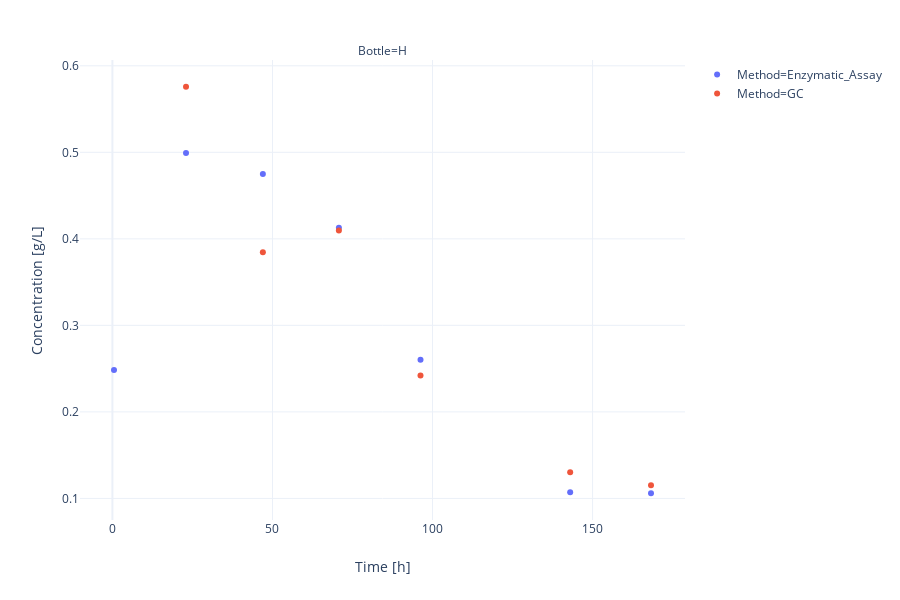

The code cell stored with this chart in its notebook:
### Markdown cell above
## Correlation between GC and Assays for Ethanol (multi-scatter)

### Code cell
fig = px.scatter(
    gc_vs_assays.reset_index(
    ).pipe(
        lambda df: df[(df.Quality == "EtOH") & (df.Unit == "g/L")]
    ), 
    x="Time",
    y="Value",
    color="Method",
    facet_col="Bottle",
    template="plotly_white",
    labels={
        "Time": "Time [h]",
        "Value": "Concentration [g/L]",
        "Quality": "Compound"
    }
)

pio.write_image(fig, str(results_path / 'assay-gc-correlation_eth.svg'))
fig

### Figure 1 — Plotly figure (JSON) as saved in the notebook; plotly's stock layout.template omitted (floating-point values rounded to 4 significant figures)
{"data": [{"hovertemplate": "Bottle=H<br>Method=Enzymatic_Assay<br>Time [h]=%{x}<br>Concentration [g/L]=%{y}<extra></extra>", "legendgroup": "Method=Enzymatic_Assay", "marker": {"color": "#636efa", "symbol": "circle"}, "mode": "markers", "name": "Method=Enzymatic_Assay", "showlegend": true, "type": "scatter", "uid": "f81209f9-f227-49c3-ac32-0c754c22bfdc", "x": [0.5, 23, 47, 70.75, 96.25, 143, 168.2], "xaxis": "x", "y": [0.2484, 0.4992, 0.475, 0.4129, 0.2603, 0.1071, 0.106], "yaxis": "y"}, {"hovertemplate": "Bottle=H<br>Method=GC<br>Time [h]=%{x}<br>Concentration [g/L]=%{y}<extra></extra>", "legendgroup": "Method=GC", "marker": {"color": "#EF553B", "symbol": "circle"}, "mode": "markers", "name": "Method=GC", "showlegend": true, "type": "scatter", "uid": "dea0fcf2-1300-45a7-b757-cee210eb72e2", "x": [0.5, 23, 47, 70.75, 96.25, 143, 168.2], "xaxis": "x", "y": [null, 0.5758, 0.3844, 0.4097, 0.242, 0.1304, 0.1153], "yaxis": "y"}], "layout": {"annotations": [{"showarrow": false, "text": "Bottle=H", "textangle": 0, "x": 0.5, "xanchor": "center", "xref": "paper", "y": 1.02, "yanchor": "middle", "yref": "paper"}], "grid": {"xaxes": ["x"], "xgap": 0.1, "xside": "bottom", "yaxes": ["y"], "ygap": 0.1, "yside": "left"}, "height": 600, "legend": {"tracegroupgap": 0}, "margin": {"t": 60}, "xaxis": {"title": {"text": "Time [h]"}}, "yaxis": {"title": {"text": "Concentration [g/L]"}}}}
